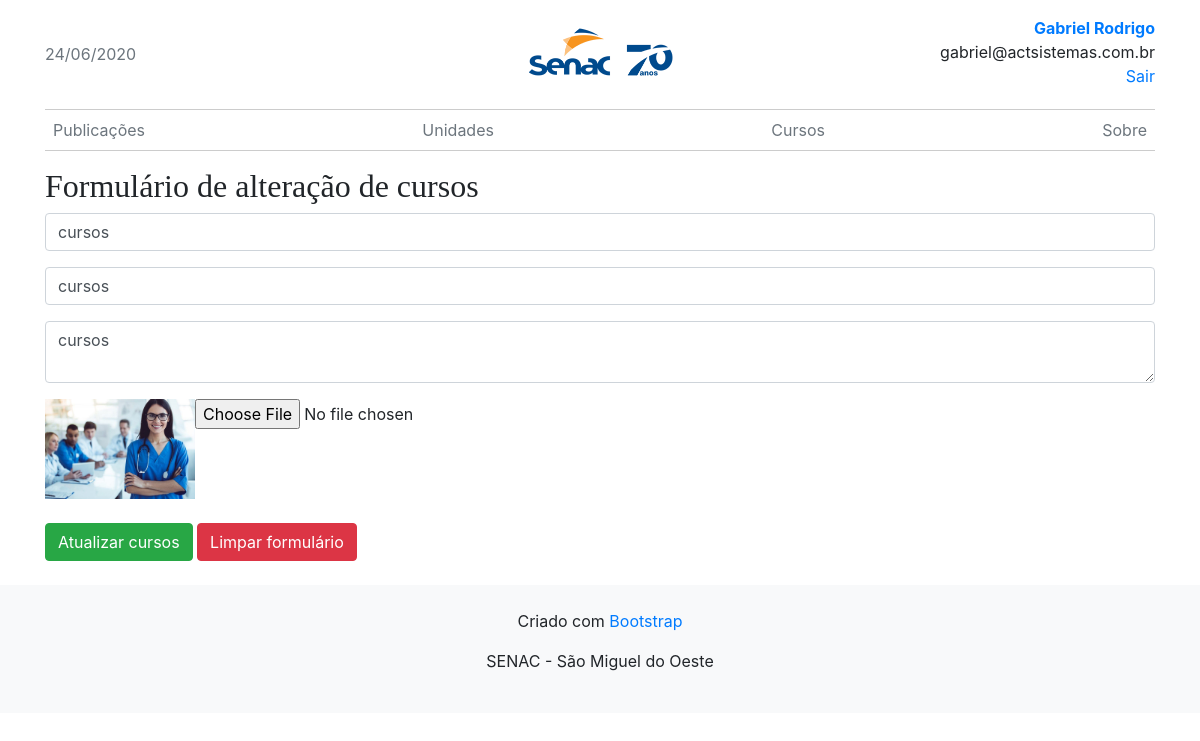
The app's page /admin/index.php?pagina=cursos/formulario&id=23 (signed in) with its own data.
### tables this page shows
CREATE TABLE `curso` (
  `id` int(11) NOT NULL,
  `titulo` varchar(255) NOT NULL,
  `manchete` varchar(45) NOT NULL,
  `conteudo` text NOT NULL,
  `arquivo` varchar(50) NOT NULL
);

### admin/arquivos/cursos/formulario.php (the view, shortened to what this page needs)
<?php
$id = $_GET['id'];
if(is_numeric($id) && !empty($id)){
    $titulo = "Formulário de alteração de cursos";
    $botao = 'Atualizar';
    $curso = mysqli_query($link,"SELECT * FROM curso WHERE id=$id");
    $buscaCurso = mysqli_fetch_object($curso);
}else{
    $titulo = "Formulário de cadastro de cursos";
    $botao = 'Cadastrar';
    $id = '';
}
?>
<form enctype="multipart/form-data" method="POST" action="index.php?pagina=cursos/acoes&id=<?=$id?>" class="form-horizontal">
    <h2 class="display-5" id="titleform"><?=$titulo?></h2>
    <div class="input-group mb-3">
        <input type="text" value="<?=$buscaCurso->titulo?>" class="form-control" name="titulo" placeholder="Digite o titulo">
    </div>
    <div class="input-group mb-3">
        <input type="text" value="<?=$buscaCurso->manchete?>" class="form-control" name="manchete" placeholder="Digite a manchete">
    </div>
    <div class="input-group">
        <textarea class="form-control" name="conteudo" placeholder="Digite o conteúdo"><?=trim($buscaCurso->conteudo)?></textarea>
    </div>
    <div class="input-group mt-3">
        <?php
            if(!empty($buscaCurso->arquivo) && !empty($id)){
                echo '<img src="../public/uploads/'.$buscaCurso->arquivo.'" width="150">';
            }
        ?>
        <input type="file" name="arquivo">
    </div>
    <div class="mt-4 pb-4">
        <button type="submit" class="btn btn-success"><?=$botao?> cursos</button>
        <button type="reset" class="btn btn-danger">Limpar formulário</button>
    </div>
</form>

### public/css/style.css (style rules this page uses)
h1, h2, h5 { font-family: Georgia, Times, 'Times New Roman', serif; }

### records on screen
curso: titulo "cursos", manchete "cursos", conteudo "cursos", arquivo (picture)

### other values on screen
$_SESSION['nome'] "Gabriel Rodrigo"
$_SESSION['email'] "gabriel@actsistemas.com.br"
$titulo "Formulário de alteração de cursos"
$botao "Atualizar"
